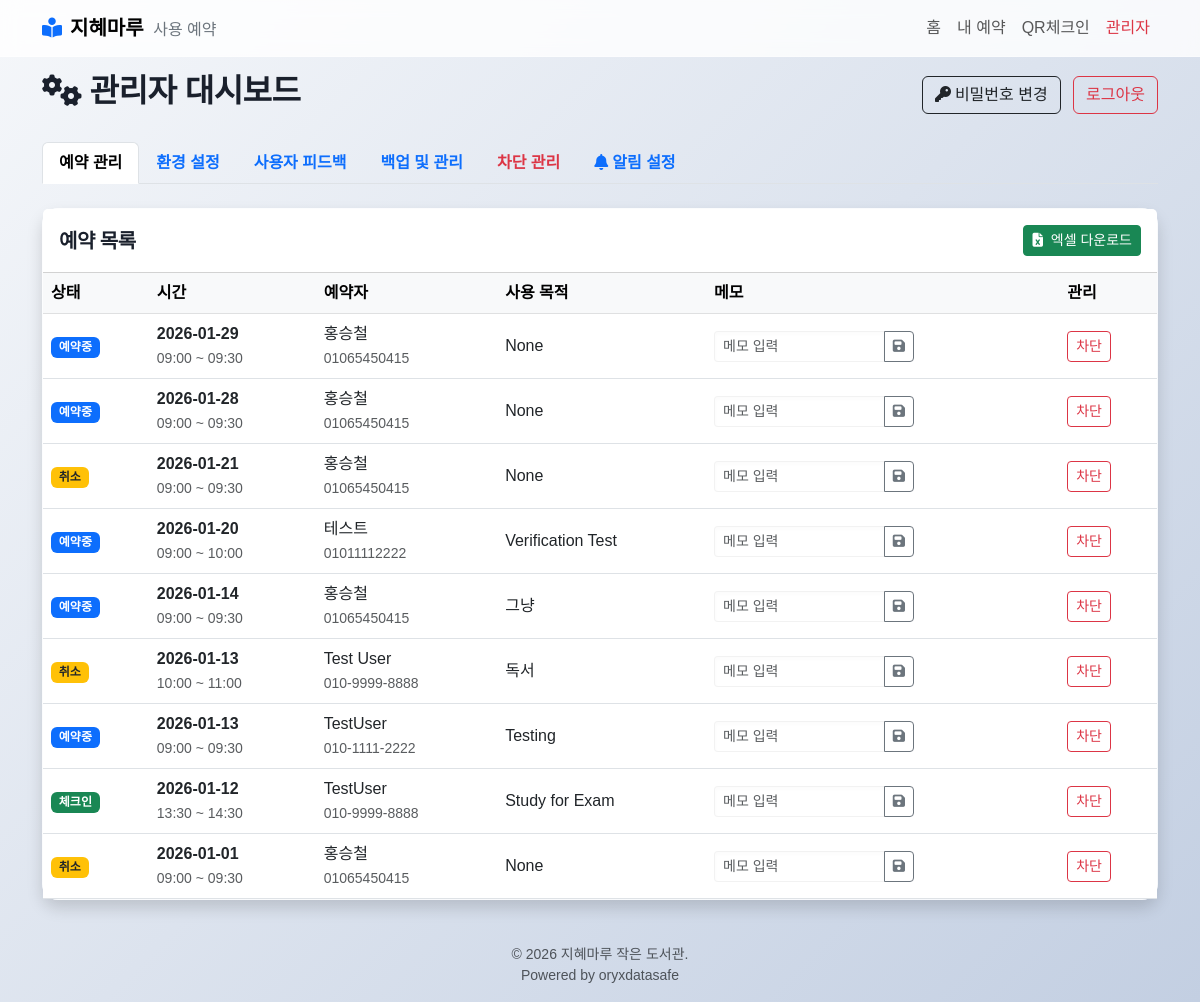
The app's page /admin (signed in), older data.
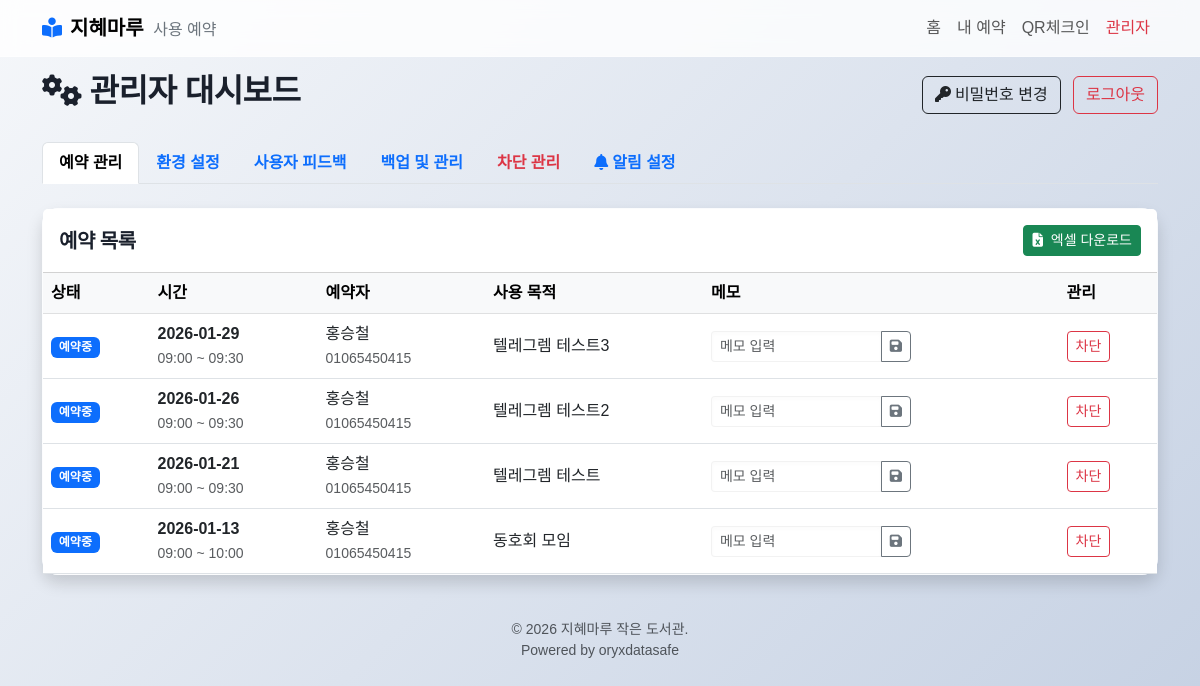
The same page, newer data.
### app.py (models this page shows, shortened)
class Reservation(db.Model):
    id = db.Column(db.Integer, primary_key=True)
    name = db.Column(db.String(50), nullable=False)
    phone = db.Column(db.String(20), nullable=False)
    password = db.Column(db.String(20), nullable=False) # Changed from address
    start_time = db.Column(db.DateTime, nullable=False)
    end_time = db.Column(db.DateTime, nullable=False)
    purpose = db.Column(db.String(200), nullable=True)
    status = db.Column(db.String(20), default='reserved') # reserved, checked_in, ended, cancelled, noshow_penalty
    admin_memo = db.Column(db.Text, nullable=True) # New Field
    checkout_photo = db.Column(db.String(255), nullable=True) # New: Cleaning photo
    created_at = db.Column(db.DateTime, default=datetime.now)

### app.py (the view)
@app.route('/admin')
def admin_page():
    if not session.get('is_admin') and not session.get('is_dev'):
        return redirect(url_for('login'))
    reservations = Reservation.query.order_by(Reservation.start_time.desc()).all()
    import json
    try:
        current_ranges = json.loads(get_setting('pause_ranges', '[]'))
    except:
        current_ranges = []
    settings = {
        'notice_text': get_setting('notice_text'),
        'wifi_info': get_setting('wifi_info'),
        'door_pw': get_setting('door_pw'),
        'reservation_paused': get_setting('reservation_paused') == 'true',
        'pause_reason': get_setting('pause_reason'),
        'pause_mode': get_setting('pause_mode', 'all'),
        'pause_mode': get_setting('pause_mode', 'all'),
        'pause_ranges': current_ranges,
        'telegram_token': get_setting('telegram_token', ''),
        'telegram_chat_id': get_setting('telegram_chat_id', '')
    }
    feedbacks = AdminLog.query.filter_by(admin_type='feedback').order_by(AdminLog.timestamp.desc()).limit(50).all()
    blocked_users = Blacklist.query.order_by(Blacklist.release_date.desc()).all()
    blocked_phones = [b.phone for b in blocked_users]
    return render_template('admin.html', reservations=reservations, settings=settings, feedbacks=feedbacks, blocked_users=blocked_users, blocked_phones=blocked_phones)

### app.py (called while the page is built)
@app.before_request
def auto_logout_if_leaving_admin():
    is_admin = session.get('is_admin')
    is_dev = session.get('is_dev')
    if is_admin or is_dev:
        allowed_prefixes = ['/admin', '/login', '/logout', '/static', '/favicon.ico', '/developer', '/dev']
        is_allowed = any(request.path.startswith(prefix) for prefix in allowed_prefixes)
        if not is_allowed:
            session.pop('is_admin', None)
            session.pop('is_dev', None)

@app.before_request
def maintenance_check():
    if get_setting('maintenance_mode') == 'true':
        allowed_prefixes = ['/admin', '/login', '/logout', '/static', '/developer', '/dev-login', '/favicon.ico', '/dev/']
        if not any(request.path.startswith(prefix) for prefix in allowed_prefixes):
            return render_template('maintenance.html'), 503
    if not request.path.startswith('/static') and not request.path == '/favicon.ico':
        try:
            log = AccessLog(
                ip_address=request.remote_addr,
                user_agent=request.user_agent.string[:200],
                path=request.path,
                method=request.method
            )
            db.session.add(log)
            db.session.commit()
        except Exception:
            pass # Don't block request on log failure

def get_setting(key, default=''):
    setting = Settings.query.get(key)
    return setting.value if setting else default

### templates/admin.html (shortened to what this page needs)
{% extends "base.html" %}
{% block content %}
<div class="row align-items-center mb-4">
    <div class="col">
        <h2 class="fw-bold"><i class="fas fa-cogs me-2"></i>관리자 대시보드</h2>
    </div>
    <div class="col-auto">
        <button class="btn btn-outline-dark me-2" data-bs-toggle="modal" data-bs-target="#passwordModal">
            <i class="fas fa-key me-1"></i>비밀번호 변경
        </button>
        <a href="/logout" class="btn btn-outline-danger">로그아웃</a>
    </div>
</div>
<ul class="nav nav-tabs mb-4" id="adminTabs" role="tablist">
    <li class="nav-item" role="presentation">
        <button class="nav-link active fw-bold" id="reservations-tab" data-bs-toggle="tab"
            data-bs-target="#reservations" type="button">예약 관리</button>
    </li>
    <li class="nav-item" role="presentation">
        <button class="nav-link fw-bold" id="settings-tab" data-bs-toggle="tab" data-bs-target="#settings"
            type="button">환경 설정</button>
    </li>
    <li class="nav-item" role="presentation">
        <button class="nav-link fw-bold" id="feedback-tab" data-bs-toggle="tab" data-bs-target="#feedback"
            type="button">사용자 피드백</button>
    </li>
    <li class="nav-item" role="presentation">
        <button class="nav-link fw-bold" id="backup-tab" data-bs-toggle="tab" data-bs-target="#backup" type="button">백업
            및 관리</button>
    </li>
    <li class="nav-item" role="presentation">
        <button class="nav-link fw-bold text-danger" id="block-tab" data-bs-toggle="tab" data-bs-target="#block"
            type="button">차단 관리</button>
    </li>
    <li class="nav-item" role="presentation">
        <button class="nav-link fw-bold text-primary" id="notification-tab" data-bs-toggle="tab"
            data-bs-target="#notification" type="button"><i class="fas fa-bell me-1"></i>알림 설정</button>
    </li>
</ul>
<div class="tab-content" id="adminTabsContent">
    <div class="tab-pane fade show active" id="reservations" role="tabpanel">
        <div class="card shadow">
            <div class="card-header bg-white py-3 d-flex justify-content-between align-items-center">
                <h5 class="mb-0 fw-bold">예약 목록</h5>
                <a href="/admin/download_excel" class="btn btn-success btn-sm"><i class="fas fa-file-excel me-1"></i> 엑셀
                    다운로드</a>
            </div>
            <div class="card-body p-0">
                <div class="table-responsive">
                    <table class="table table-hover align-middle mb-0">
                        <thead class="table-light">
                            <tr>
                                <th>상태</th>
                                <th>시간</th>
                                <th>예약자</th>
                                <th>사용 목적</th>
                                <th>메모</th>
                                <th>관리</th>
                            </tr>
                        </thead>
                        <tbody>
                            {% for r in reservations %}
                            <tr>
                                <td>
                                    {% if r.status == 'reserved' %}<span class="badge bg-primary">예약중</span>
                                    {% elif r.status == 'checked_in' %}<span class="badge bg-success">체크인</span>
                                    {% elif r.status == 'ended' %}<span class="badge bg-secondary">종료</span>
                                    {% elif r.status == 'cancelled' %}<span class="badge bg-warning text-dark">취소</span>
                                    {% elif r.status == 'noshow_penalty' %}<span class="badge bg-danger">노쇼</span>
                                    {% endif %}
                                </td>
                                <td>
                                    <div class="fw-bold">{{ r.start_time.strftime('%Y-%m-%d') }}</div>
                                    <small class="text-muted">{{ r.start_time.strftime('%H:%M') }} ~ {{
                                        r.end_time.strftime('%H:%M') }}</small>
                                </td>
                                <td>
                                    {{ r.name }}<br>
                                    <small class="text-muted">{{ r.phone }}</small>
                                </td>
                                <td>{{ r.purpose }}</td>
                                <td>
                                    <div class="input-group input-group-sm" style="width: 200px;">
                                        <input type="text" class="form-control memo-input"
                                            value="{{ r.admin_memo or '' }}" id="memo-{{ r.id }}" placeholder="메모 입력">
                                        <button class="btn btn-outline-secondary" onclick="saveMemo({{ r.id }})"><i
                                                class="fas fa-save"></i></button>
                                    </div>
                                </td>
                                <td>
                                    {% if r.phone in blocked_phones %}
                                    <button class="btn btn-sm btn-outline-secondary" disabled>
                                        차단중
                                    </button>
                                    {% else %}
                                    <button class="btn btn-sm btn-outline-danger"
                                        onclick="blockUser('{{ r.phone }}', '{{ r.name }}')">
                                        차단
                                    </button>
                                    {% endif %}
                                </td>
                            </tr>
                            {% endfor %}
                        </tbody>
                    </table>
                </div>
            </div>
        </div>
    </div>
</div>
{% endblock %}

### templates/base.html (shortened to what this page needs)
<!DOCTYPE html>
<html lang="ko">
<head>
    <link href="https://cdn.jsdelivr.net/npm/bootstrap@5.3.0/dist/css/bootstrap.min.css" rel="stylesheet">
    <link rel="stylesheet" href="https://cdnjs.cloudflare.com/ajax/libs/font-awesome/6.4.0/css/all.min.css">
    <link rel="stylesheet" href="https://cdn.jsdelivr.net/npm/flatpickr/dist/flatpickr.min.css">
    <link rel="stylesheet" href="{{ url_for('static', filename='style.css') }}">
</head>
<body>
    <nav class="navbar navbar-expand-lg navbar-light fixed-top navbar-glass">
        <div class="container">
            <a class="navbar-brand fw-bold" href="/">
                <i class="fas fa-book-reader me-2 text-primary"></i>지혜마루 <span
                    class="fw-normal text-secondary fs-6 ms-1">사용 예약</span>
            </a>
            <div class="collapse navbar-collapse" id="navbarNav">
                <ul class="navbar-nav ms-auto align-items-center">
                    <li class="nav-item"><a class="nav-link fw-medium" href="/">홈</a></li>
                    <li class="nav-item"><a class="nav-link fw-medium" href="/my">내 예약</a></li>
                    <li class="nav-item"><a class="nav-link fw-medium" href="/checkin">QR체크인</a></li>
                    <li class="nav-item"><a class="nav-link fw-medium text-danger" href="/admin">관리자</a></li>
                </ul>
            </div>
        </div>
    </nav>
    <div class="container py-4 mt-5">
        {% block content %}{% endblock %}
    </div>
    <footer class="text-center py-3 mt-1 text-muted small">
        <p class="mb-0">© 2026 지혜마루 작은 도서관.</p>
        <p class="mb-0">Powered by oryxdatasafe</p>
    </footer>
</body>
</html>

### static/style.css (style rules this page uses)
:root { --bs-body-font-family: 'Noto Sans KR', sans-serif; --primary-color: #00BFA5; --primary-hover: #008f7a; --accent-color: #FF6B6B; --glass-bg: rgba(255, 255, 255, 0.7); --glass-border: rgba(255, 255, 255, 0.5); --glass-blur: blur(12px); --soft-shadow: 0 10px 40px rgba(0, 0, 0, 0.05); --hover-shadow: 0 15px 50px rgba(0, 0, 0, 0.1); --border-radius: 16px; --bg-gradient: linear-gradient(135deg, #f5f7fa 0%, #c3cfe2 100%); }
body { background: var(--bg-gradient); min-height: 100vh; color: #2c3e50; transition: background 0.3s, color 0.3s; -webkit-font-smoothing: antialiased; }
h1, h2, h3, h4, h5, h6 { font-weight: 700; letter-spacing: -0.5px; color: #1a202c; }
.card { background: var(--glass-bg); backdrop-filter: var(--glass-blur); border: 1px solid var(--glass-border); border-radius: var(--border-radius); box-shadow: var(--soft-shadow); transition: all 0.3s ease; }
.form-control, .form-select { border: 1px solid rgba(0, 0, 0, 0.05); background: rgba(255, 255, 255, 0.9); border-radius: 12px; padding: 12px 15px; transition: all 0.3s; box-shadow: inset 0 2px 4px rgba(0, 0, 0, 0.02); }
.navbar-glass { background: rgba(255, 255, 255, 0.8); backdrop-filter: blur(10px); border-bottom: 1px solid rgba(255, 255, 255, 0.3); }

Row changes from the older to the newer data that the page shows:
removed Reservation: status "예약중", start_time "2026-01-20", start_time "09:00", end_time "10:00", name "테스트", phone "01011112222", purpose "Verification Test"
removed Reservation: status "예약중", start_time "2026-01-14", start_time "09:00", end_time "09:30", name "홍승철", phone "01065450415", purpose "그냥"
removed Reservation: status "취소", start_time "2026-01-13", start_time "10:00", end_time "11:00", name "Test User", phone "010-9999-8888", purpose "독서"
removed Reservation: status "예약중", start_time "2026-01-13", start_time "09:00", end_time "09:30", name "TestUser", phone "010-1111-2222", purpose "Testing"
removed Reservation: status "체크인", start_time "2026-01-12", start_time "13:30", end_time "14:30", name "TestUser", phone "010-9999-8888", purpose "Study for Exam"
changed Reservation: purpose "None" → "텔레그렘 테스트3"
changed Reservation: start_time "2026-01-21" → "2026-01-26"; purpose "None" → "텔레그렘 테스트2"; status "취소" → "예약중"; moves up the list
changed Reservation: start_time "2026-01-28" → "2026-01-21"; purpose "None" → "텔레그렘 테스트"
changed Reservation: start_time "2026-01-01" → "2026-01-13"; end_time "09:30" → "10:00"; purpose "None" → "동호회 모임"; status "취소" → "예약중"
